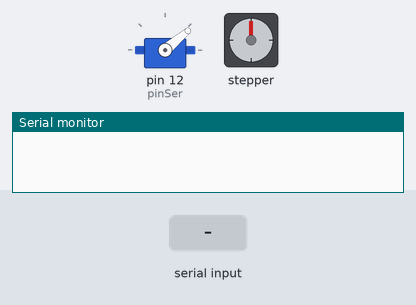
This sketch was run on a simulated Arduino Uno, built with avr-gcc and run on an emulated ATmega328P. Shown: servo, stepper motor, the last lines printed to the serial monitor. Inputs (shaded band) come from the test bench. Stepper angles assume 200 steps per turn.

Above: at 1.7 s.
1.8 s: "90,45\n" received over Serial
At 4.7 s:
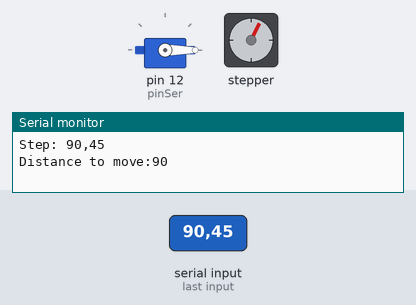
At 9.2 s:
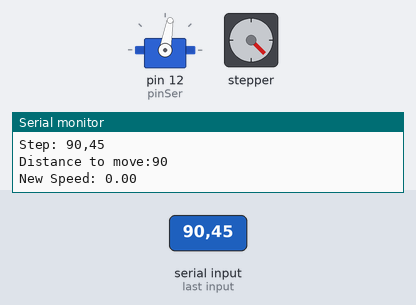
10.8 s: "5\n" received over Serial
At 14.9 s:
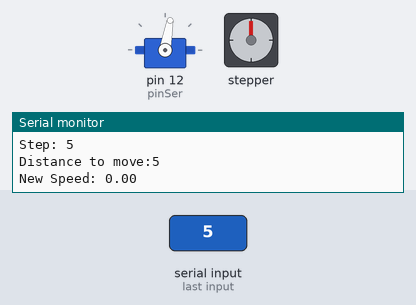
Timing chart, 0 to 16.4 s (numbered marks = the images above; inputs shaded):
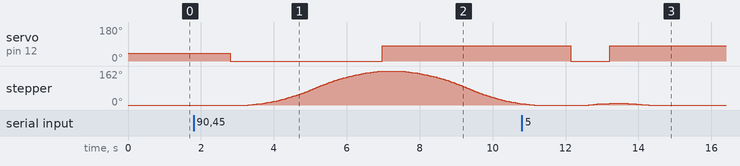

Measured:
- after the input at 1.8 s, servo on pin 12 (pinSer): 40° → 0° after 1.0 s, → 80° 4.2 s later; stepper: turns 162° clockwise in 3.7 s, then 155° counter-clockwise in 3.3 s
- after the input at 10.8 s, servo on pin 12 (pinSer): 80° → 0° after 1.3 s, → 80° 1.1 s later

The sketch:

Stepper_Pump_Test.ino
```cpp
// CNC Shield Stepper  Control Demo
// Superb Tech
// www.youtube.com/superbtech
#include <Servo.h>
#include "AccelStepper.h"

#define pinSer 12
//Motor interface type: 1 = Stepper driver
#define MOTOR_INTERFACE_TYPE 1
//Only change step, dir, or enable if the PCB changes the GPIO pins available to these
#define STEP 8
#define DIR 7
#define ENABLE 4
#define INPUT 0
#define OUTPUT 80
#define ANGLE_MIDDLE 40

#define maxStep 1000

Servo pumpValve;
AccelStepper accelMotor(MOTOR_INTERFACE_TYPE, STEP, DIR);
float a = 0;
String step;

void setup() {
  Serial.begin(115200);
  pumpValve.attach(pinSer);
  pumpValve.write(ANGLE_MIDDLE);
  delay(500);
  // pumpValve.write(INPUT);
  // delay(500);
  // pumpValve.write(ANGLE_MIDDLE);

  //Initialise parameters regarding speed
  accelMotor.setMaxSpeed(60);
  accelMotor.setSpeed(60);
  accelMotor.setAcceleration(20);
}

void loop() {
  if(Serial.available()>0){
    step = Serial.readStringUntil(' ');
    Serial.println("Step: " + (String)step);
    move(step.toInt());
  }
  Serial.flush();

  // accelMotor.moveTo(-2000);

  // while(accelMotor.distanceToGo() != 0)
  // {
  //   accelMotor.run();
  // }
}

void move(int stepToMove)
{
  //Set the desired step
  Serial.println("Distance to move:" + (String)stepToMove);
  pumpValve.write(INPUT);
  delay(500);
  accelMotor.moveTo(stepToMove);

  while(accelMotor.distanceToGo() != 0)
  {
    accelMotor.run();
  }

  //Set the desired step
  pumpValve.write(OUTPUT);
  delay(500);
  Serial.println("New Speed: "+ (String)accelMotor.speed());
  accelMotor.moveTo(0);

  while(accelMotor.distanceToGo() != 0)
  {
    accelMotor.run();
  }
}
```
